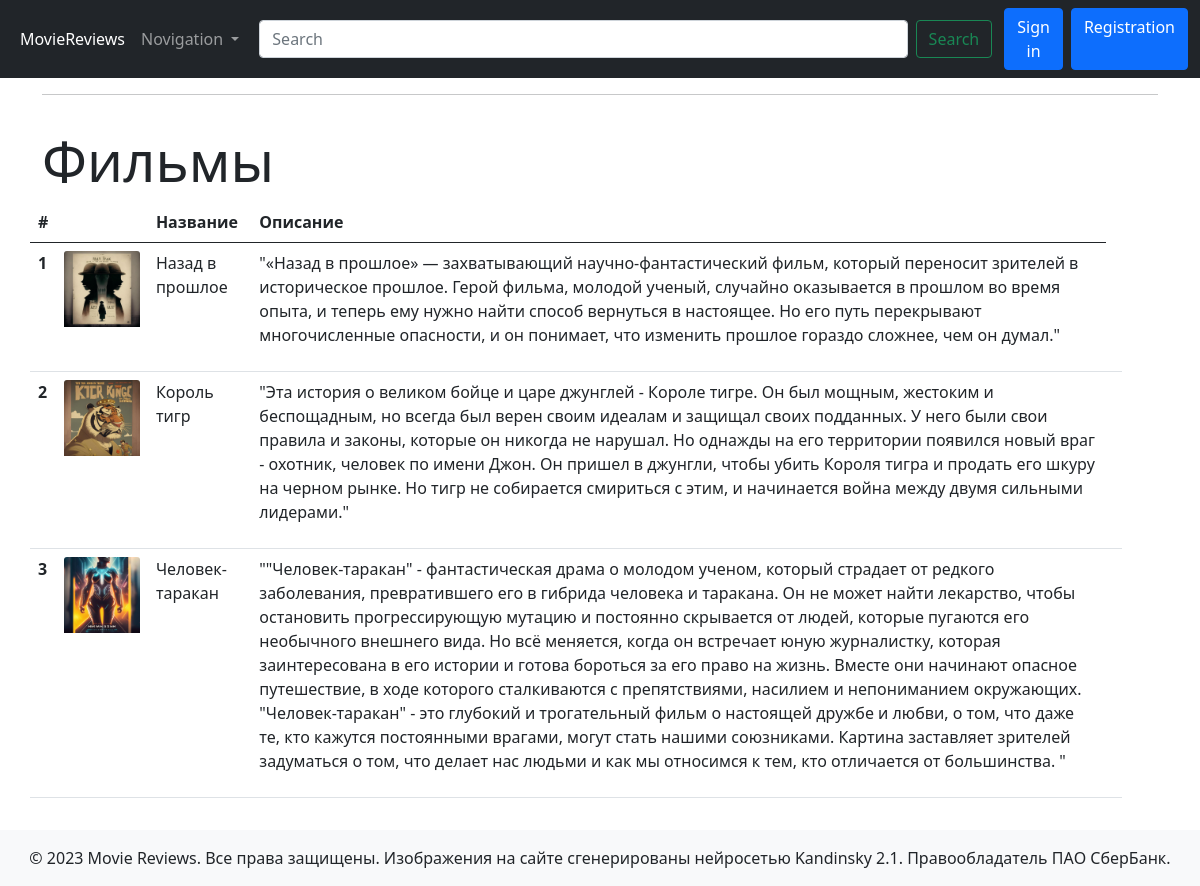
The page /all_movies on the database its author committed.
### models.py (models this page shows, shortened)
class Movie(db.Model):
    id = db.Column(db.Integer, primary_key=True)
    title = db.Column(db.String(255), nullable=False)
    description = db.Column(db.Text, nullable=False)
    image = db.Column(db.String(255), nullable=False)
    reviews = db.relationship('Review', back_populates='movie')

### views.py (the view)
@app.route('/all_movies', methods=['GET', 'POST'])
def all_movies():
    movie = Movie.query.all()
    return render_template('delete_films.html',
                           movie=movie)

### templates/delete_films.html (shortened to what this page needs)
{% extends 'base.html' %}
{% block content %}
      <div class="row">
        <div class="row mb-3">
          <h1 class="mt-3 display-4">Фильмы</h1>
          <table class="table table-hover">
            <thead>
              <tr>
                <th scope="col">#</th>
                <th scope="col"></th>
                <th scope="col">Название</th>
                <th scope="col">Описание</th>
              </tr>
            </thead>
            <tbody>
              {% for each_row in movie %}
              <tr>
                <th scope="row">{{ each_row.id }}</th>
                <td><img src="{{ url_for('static', filename='images/' + each_row.image) }}" class="card-img-top"></td>
                <td>{{ each_row.title }}</td>
                <td>
                  <p>&#34;{{ each_row.description }}&#34;</p>
                </td>
                <td>
                </td>
              </tr>
              {% endfor %}
            </tbody>
          </table>
        </div>
      </div>
{% endblock content %}

### rows shown on the page
Movie: id "1", image (picture), title "Назад в прошлое", description "«Назад в прошлое» — захватывающий научно-фантастический фильм, который переносит зрителей в историческое прошлое. Герой фильма, молодой ученый, случайно оказывается в прошлом во время опыта, и теперь ему нужно найти способ вернуться в настоящее. Но его путь перекрывают многочисленные опасности, и он понимает, что изменить прошлое гораздо сложнее, чем он думал."
Movie: id "2", image (picture), title "Король тигр", description "Эта история о великом бойце и царе джунглей - Короле тигре. Он был мощным, жестоким и беспощадным, но всегда был верен своим идеалам и защищал своих подданных. У него были свои правила и законы, которые он никогда не нарушал. Но однажды на его территории появился новый враг - охотник, человек по имени Джон. Он пришел в джунгли, чтобы убить Короля тигра и продать его шкуру на черном рынке. Но тигр не собирается смириться с этим, и начинается война между двумя сильными лидерами."
Movie: id "3", image (picture), title "Человек-таракан", description "\"Человек-таракан\" - фантастическая драма о молодом ученом, который страдает от редкого заболевания, превратившего его в гибрида человека и таракана. Он не может найти лекарство, чтобы остановить прогрессирующую мутацию и постоянно скрывается от людей, которые пугаются его необычного внешнего вида. Но всё меняется, когда он встречает юную журналистку, которая заинтересована в его истории и готова бороться за его право на жизнь. Вместе они начинают опасное путешествие, в ходе которого сталкиваются с препятствиями, насилием и непониманием окружающих. \"Человек-таракан\" - это глубокий и трогательный фильм о настоящей дружбе и любви, о том, что даже те, кто кажутся постоянными врагами, могут…"
